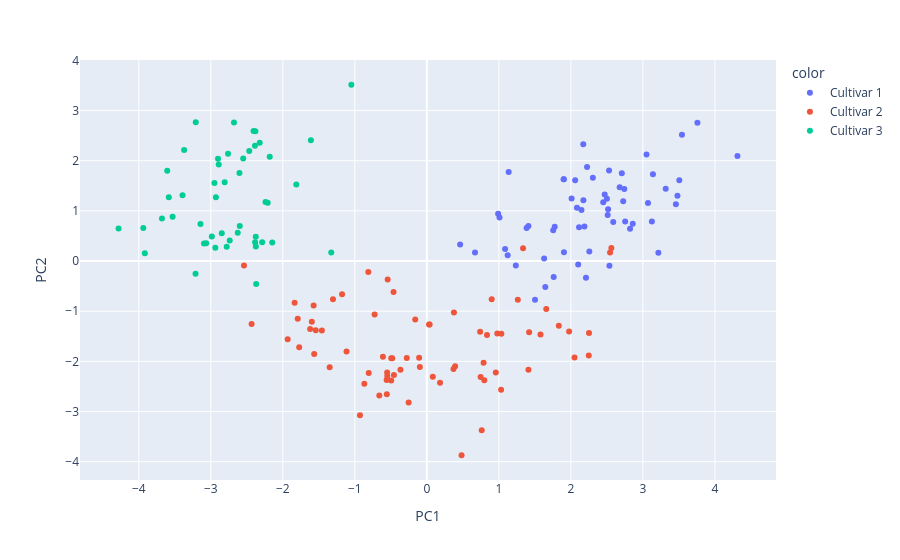

This figure's notebook cell:
### Code cell
# Visualiser les classes suivant les deux composantes
# Visualiser les classes suivant les deux composantes
fig = px.scatter(data_frame=New_def_1, x = 'PC1', y = 'PC2', color = df.Class.values)
fig.show()
